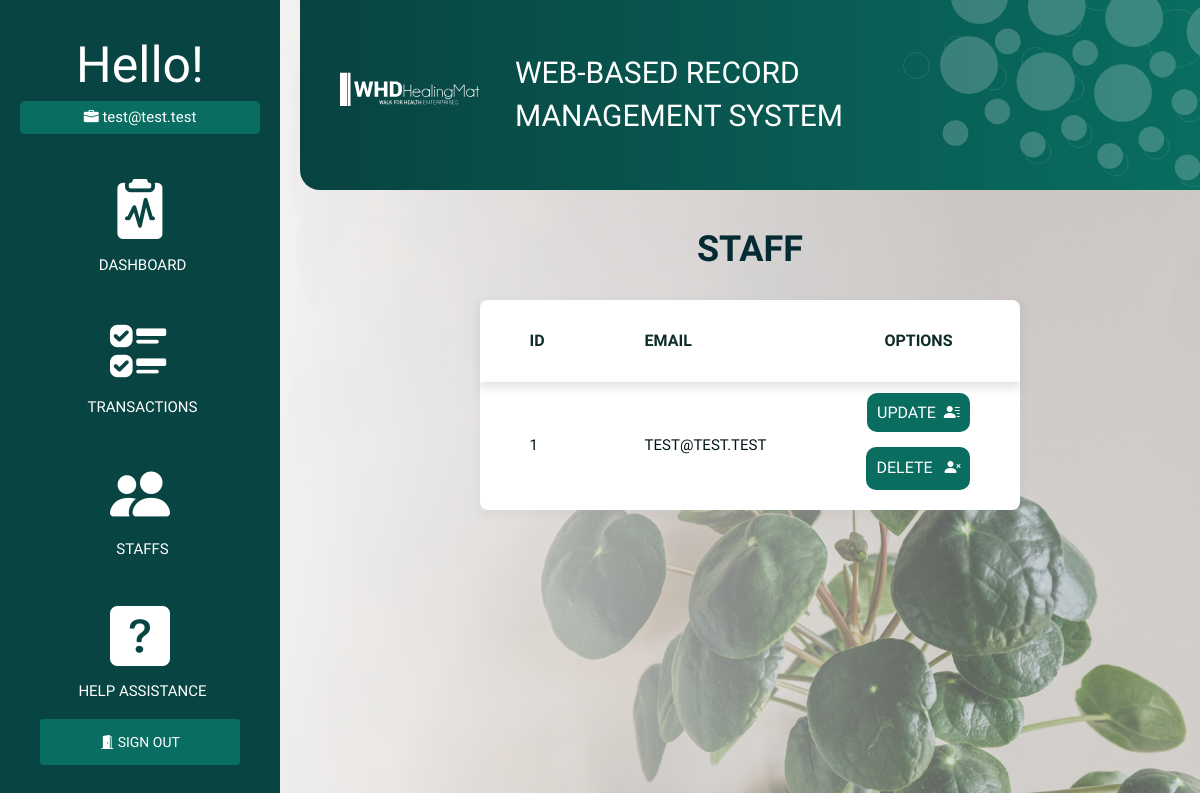
Page /staff (signed in) on the earlier database version.
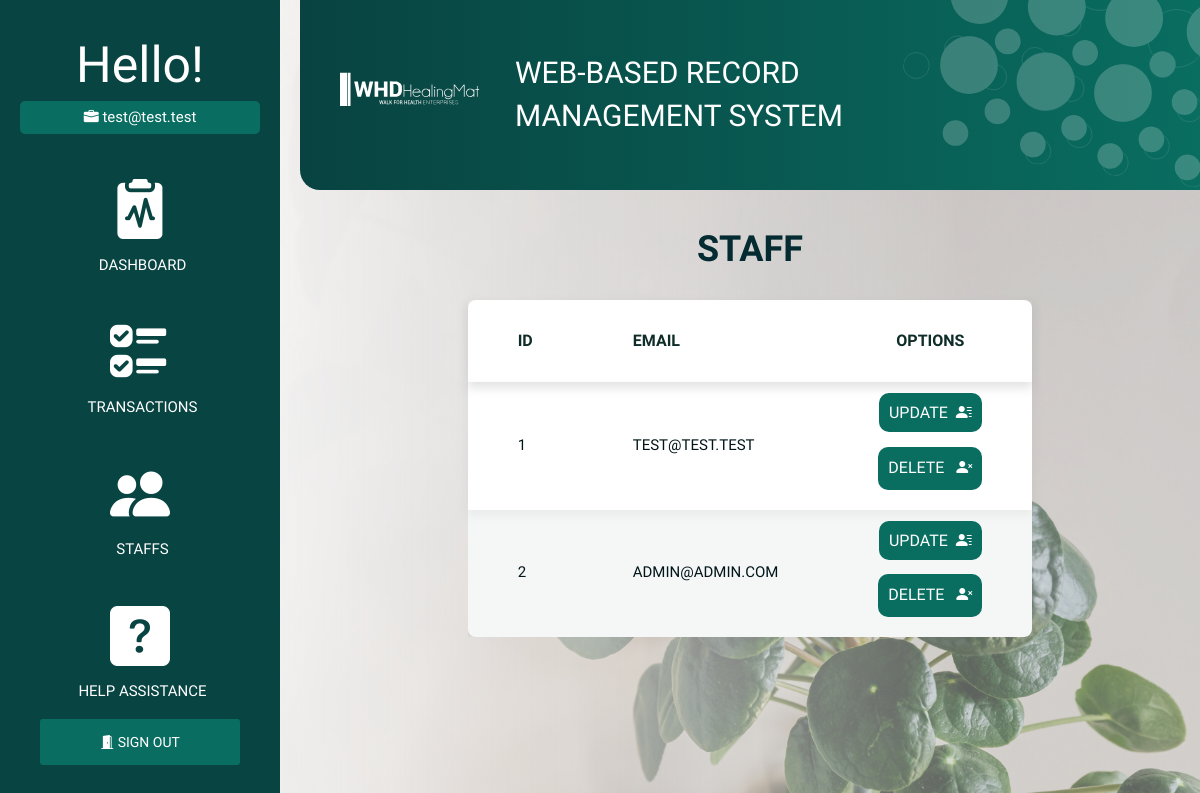
Same page on the later database version.
### models.py (models this page shows, shortened)
class Staff(db.Model):
    __tablename__ = 'staff'
    staff_id = db.Column(db.Integer, primary_key=True)
    staff_email = db.Column(db.String(200), unique=True)
    staff_password = db.Column(db.String(200), nullable=False)

### blueprint/staff.py (the view)
@staff_bp.route('/staff')
def staff():
    return render_template('staff/index_page.html', staffs=Staff.query.all())

### blueprint/staff.py (called while the page is built)
def staff_bp_middleware():
    if not is_authenticated():
        return redirect(url_for('auth_bp.login_page'))

### helper/functions.py (called while the page is built)
def is_authenticated():
    if session.get('signedin'):
        return True
    return False

### templates/staff/index_page.html (shortened to what this page needs)
{% extends 'auth/auth_base.html' %}
{% block head %}
<link rel="stylesheet" href="{{ url_for('static', filename='css/transaction.css') }}">
{% endblock %}
{% block body %}
<div class="staff">
    <h1>Staff</h1>
    <table>
        <thead>
            <tr>
                <th>ID</th>
                <th>Email</th>
                <th id="text-align">Options</th>
            </tr>
        </thead>
        <tbody>
            {% for staff in staffs %}
            <tr>
                <td>{{ staff.staff_id }}</td>
                <td>{{ staff.staff_email }}</td>
                <td id="text-align">
                        <a class="opt-btn" id="opt-js-btn-1" href="{{url_for('staff_bp.staff_update', id=staff.staff_id)}}">
                            UPDATE&nbsp;&nbsp;<i class="bi bi-person-lines-fill"></i></a>
                    <br><br>
                        <button class="opt-btn" onclick="openModal('{{ staff.staff_id }}', 'STAFF')">
                            DELETE&nbsp;&nbsp;&nbsp;<i class="bi bi-person-x-fill"></i></button>
                </td>
            </tr>
            {% endfor %}
        </tbody>
    </table>
</div>
{% endblock %}

### templates/auth/auth_base.html (shortened to what this page needs)
<!DOCTYPE html>
<html lang="en">
    <head>
        <link rel="stylesheet" href="{{ url_for('static', filename='css/auth.css') }}">
        <link rel="stylesheet" href="https://pro.fontawesome.com/releases/v5.10.0/css/all.css"/>
        <link rel="stylesheet" href="https://maxcdn.bootstrapcdn.com/bootstrap/3.3.7/css/bootstrap.min.css">
        <link rel="stylesheet" href="https://cdn.jsdelivr.net/npm/bootstrap-icons@1.8.1/font/bootstrap-icons.css">
        {% block head %}
        {% endblock %}
    </head>
<body>
<div class="wrapper">
    <div class="sidebar">
        <span id="h1">Hello!</span>
        <span id="h1-data"><i class="bi bi-briefcase-fill"></i>&nbsp{{ session['email'] }}</span>
        <div class="cont">
                <a href="/dashboard" id="cont-sect">
                    <i class="bi bi-clipboard2-pulse-fill" id="auth-logo"></i>
                    <span id="auth-lbl">DASHBOARD</span></a>
                <a href="/transaction" id="cont-sect">
                    <i class="bi bi-ui-checks" id="auth-logo"></i>
                        <span id="auth-lbl">TRANSACTIONS</span></a>
                <a href="/staff" id="cont-sect">
                    <i class="bi bi-people-fill" id="auth-logo"></i>
                        <span id="auth-lbl">STAFFS</span></a>
                <a href="/help" id="cont-sect">
                    <i class="bi bi-question-square-fill" id="auth-logo"></i>
                        <span id="auth-lbl">HELP ASSISTANCE</span></a>
        <div class="logout">
            <a href="/logout">
                <i class="bi bi-door-open-fill"></i>
                SIGN OUT
            </a>
        </div>
        </div>
    </div>
    <div class="main">
        <div class="main--header">
            <image class="logo-svg" src="{{ url_for('static', filename='images/logo-head-web.svg') }}"></image>
            <span id="title">WEB-BASED RECORD MANAGEMENT SYSTEM</span>
            <image class="bg-head-svg" src="{{ url_for('static', filename='images/bubbles.svg') }}"></image>
        </div>
        <div class="main--content">
            {% block body %}
            {% endblock %}
        </div>
    </div>
</div>
</body>
</html>

### static/css/auth.css (style rules this page uses)
body { image-rendering: -webkit-optimize-contrast; background-image: linear-gradient(to left, rgba(215, 215, 215, 0.43) 20%, rgb(250, 250, 250) 90%), url("/static/images/dashboard-bg.jpg"); background-size: cover; }
.wrapper .sidebar { width: 20em; height: 100%; padding: 30px 20px; background: #084442; }
.sidebar { display: flex; position: fixed; flex-direction: column; }
#h1 { font-size: 50px; text-align: center; font-family: 'Epilogue', sans-serif; font-weight: 200; color: white; }
#h1-data { text-align: center; font-size: 15px; margin-bottom: 30px; font-family: 'Quicksand', sans-serif; color: white; border-radius: 5px; padding: 5px 20px 5px 20px; background: #096e61; }
.cont { text-align: center; display: flex; flex-direction: column; }
#cont-sect { color: inherit !important; text-decoration: none !important; outline: none !important; padding: 5px; display: flex; flex-direction: column; margin-bottom: 25px; }
#auth-logo { font-size: 60px; color: white; }
#auth-lbl { font-family: 'Heebo', sans-serif; color: white; font-size: 15px; font-weight: 300; margin-left: 5px; }
.logout a { border: none; outline: none; border-radius: 3px; padding: 15px 60px 15px 60px; color: white; font-family: 'Quicksand', sans-serif; font-weight: 200; background: #096e61; text-decoration: none !important; outline: none !important; }
.main { overflow: hidden; }
.wrapper .main { width: 100%; padding: 0px 0px 0px 300px; overflow: hidden; }
.wrapper .main--header { display: flex; flex-direction: row; align-items: center; border-bottom-left-radius: 20px; margin: 0px 0px 20px 0px; padding: 20px; background: linear-gradient(to right, #084341, #096d60); overflow: hidden; }
#title { color: white; font-family: 'Heebo', sans-serif; margin-left: 5px; font-size: 30px; }
.logo-svg { display: flex; overflow: hidden; padding: 0 20px; width: auto; height: 80px; filter: brightness(0) invert(1); }
.bg-head-svg { height: 250px; width: auto; mix-blend-mode: normal; margin-top: -100px; margin-right: -80px; margin-left: auto; border-radius: 4px; transform: rotate(8.44deg); opacity: 20%; }
.wrapper .main--content { color: white; }

### static/css/transaction.css (style rules this page uses)
table { border-collapse: collapse; background: white; border-radius: 8px; margin-bottom: 30px; margin-left: auto; margin-right: auto; }
thead { box-shadow: 0 5px 10px rgba(157, 156, 156, 0.2); }
tr:nth-child(even) { background: rgba(5, 63, 65, 0.04); }
tr:nth-child(odd) { box-shadow: 0 5px 10px rgba(157, 156, 156, 0.13); }
th { padding: 30px 50px; font-size: 16px; font-family: 'Epilogue', sans-serif; text-transform: uppercase; color: #0e2c28; }
td { padding: 20px 50px; font-family: Assistant, sans-serif; font-size: 15px; white-space: nowrap; text-transform: uppercase; color: #021518; }
a { color: black; }
h1 { text-align: center; font-family: 'Heebo', sans-serif; font-weight: bolder; color: #042b31; text-transform: uppercase; padding: 20px; }
#text-align { text-align: center; }
.opt-btn { color: white; font-size: 16px; font-family: 'Quicksand', sans-serif; border: none; outline: none; border-radius: 10px; padding: 10px; background: #096d60; }

### static/css/global.css (style rules this page uses)
* { margin: 0; padding: 0; box-sizing: border-box; font-family: sans-serif; list-style: none; text-decoration: none; user-select: none; -webkit-user-drag: none; }
img { pointer-events: none; }
html { scroll-behavior: smooth; }
button, input[type="submit"] { cursor: pointer; }
a { outline: 0 !important; text-decoration: none !important; }

Differences in the rows shown:
added Staff: staff_id "2", staff_email "ADMIN@ADMIN.COM"
